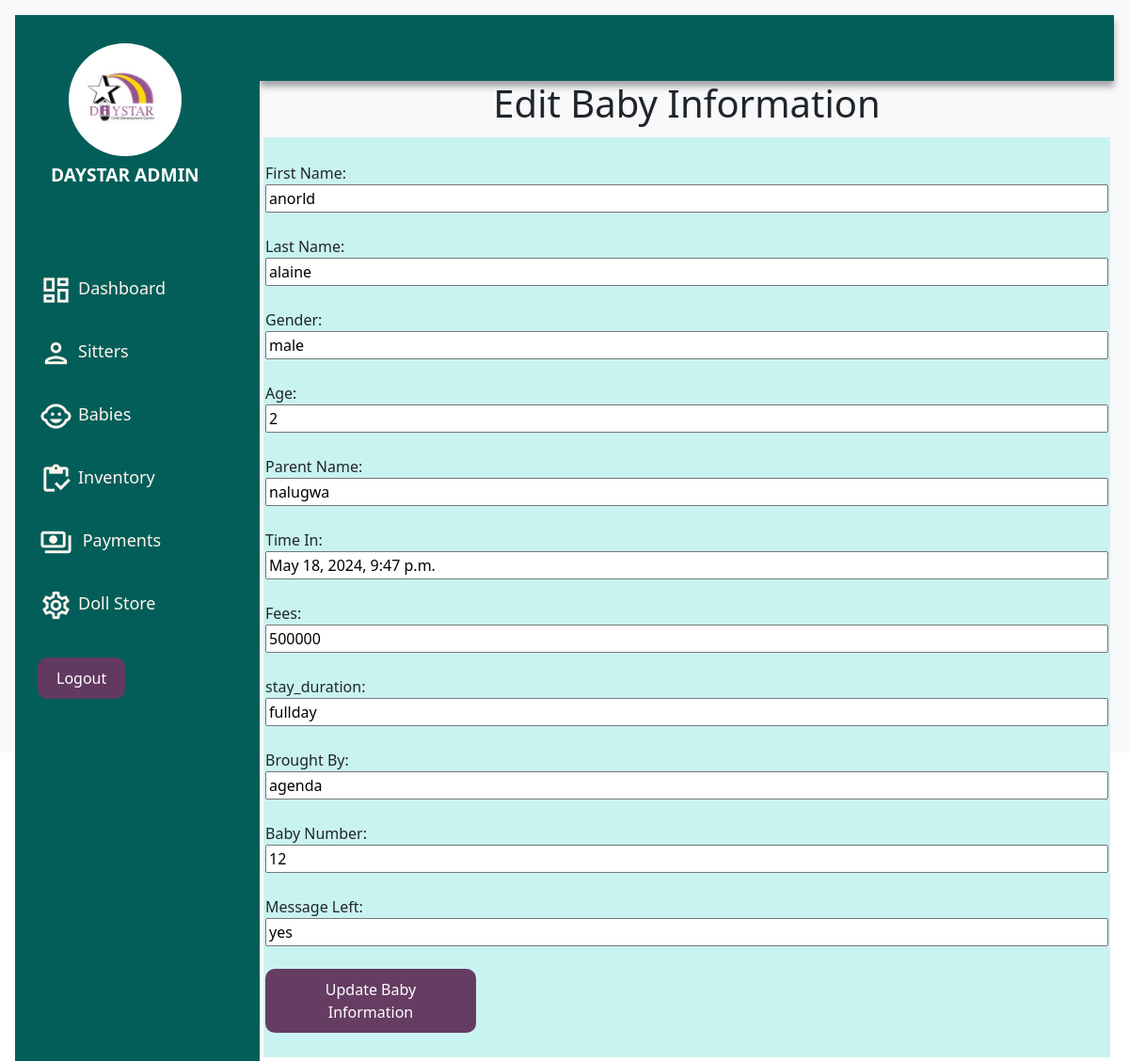
The page /babyedit/1 (signed in) on the database its author committed.
### application/models.py (models this page shows)
class Baby(models.Model):
    sittr = models.ForeignKey(Sitter, on_delete=models.CASCADE, blank=False, null=False, default=True )
    fname = models.CharField(max_length=255)
    lname = models.CharField(max_length=255)
    age = models.CharField(max_length=255)
    gender = models.CharField(max_length=255)
    location = models.CharField(max_length=100)
    image = models.ImageField(max_length=255)
    broughtby = models.CharField(max_length=200)
    timein = models.DateTimeField(auto_now=True)
    timeout = models.DateTimeField(auto_now=True)
    fees= models.CharField(max_length=100 , null=True, blank=True)
    parent_name = models.CharField(max_length= 200)
    babynumber = models.IntegerField(null=True)
    message_left = models.TextField(max_length=1000)
    stay_duration = models.CharField(choices=(('fullday','fullday'),('halfday', 'halfday')), max_length=50, blank=True, null=True)

### application/views.py (the view)
# urls.py: path('babyedit/<int:id>', views.edit_baby, name='babyedit'),
@login_required
def edit_baby(request, id):
    babe = Baby.objects.get(id = id)
    if request.method == 'POST':
        fname = request.POST['fname']
        lname = request.POST['lname']
        gender = request.POST['gender']
        age = request.POST['age']
        parent_name = request.POST['parent_name']
        timein = request.POST['timein']
        fees = request.POST['fees']
        broughtby = request.POST['broughtby']
        babynumber  = request.POST['babynumber']
        message_left = request.POST['message_left']
        babe.fname = fname
        babe.lname = lname
        babe.gender = gender
        babe.parent_name = parent_name
        babe.timein = timein
        babe.age = age
        babe.broughtby = broughtby
        babe.fees = fees
        babe.babynumber = babynumber
        babe.message_left = message_left
        babe.save()
        print('update successful')
        return redirect('/baby/')
    else:
        return render(request, 'application/edit_baby.html', {'babe':babe})

### application/templates/application/edit_baby.html (shortened to what this page needs)
{% extends "application/base.html" %}
{% block content  %}
<div class="content">
    <div class="container">
        <h1 class="text-center">Edit Baby Information</h1>
    </div>
    <form method="POST" class=" form">
        <br>
        <label for="fname">First Name:</label>
        <input type="text" id="fname" name="fname" value="{{ babe.fname }}"><br>
        <label for="lname">Last Name:</label>
        <input type="text" id="lname" name="lname" value="{{ babe.lname }}"><br>
        <label for="gender">Gender:</label>
        <input type="text" id="gender" name="gender" value="{{ babe.gender }}"><br>
        <label for="age">Age:</label>
        <input type="text" id="age" name="age" value="{{ babe.age }}"><br>
        <label for="parent_name">Parent Name:</label>
        <input type="text" id="parent_name" name="parent_name" value="{{ babe.parent_name }}"><br>
        <label for="timein">Time In:</label>
        <input type="text" id="timein" name="timein" value="{{ babe.timein }}"><br>
        <label for="fees">Fees:</label>
        <input type="text" id="fees" name="fees" value="{{ babe.fees }}"><br>
        <label for="stay_duration">stay_duration:</label>
        <input type="text"  name="stay_duration" value="{{ babe.stay_duration }}"><br>
        <label for="broughtby">Brought By:</label>
        <input type="text" id="broughtby" name="broughtby" value="{{ babe.broughtby }}"><br>
        <label for="babynumber">Baby Number:</label>
        <input type="text" id="babynumber" name="babynumber" value="{{ babe.babynumber }}"><br>
        <label for="message_left">Message Left:</label>
        <input type="text" id="message_left" name="message_left" value="{{ babe.message_left }}"><br>
        <button type="submit" class="button w-25">Update Baby Information</button>
        <br>
    </form>
</div>
{% endblock  %}

### application/static/css/styles.css (style rules this page uses)
body { margin: 0; padding: 0; background-color:#8FBFE0; color: rgb(43, 42, 42); font-family: "montserrat", sans-serif; }
.content { display:grid; grid-area: main; flex-direction: column; margin: 0; padding: 0; }
.form { display: flex; flex-direction: column; padding: 2px; margin: 4px; width: auto; height:auto; background-color:#c9f3f1; align-content: center; }
.button { background-color: #643960fa; color: white; padding: 10px 20px; border: none; cursor: pointer; border-radius: 10px; text-decoration: none; justify-content: space-around; }

### rows shown on the page
Baby: fname "anorld", lname "alaine", gender "male", age "2", parent_name "nalugwa", timein "May 18, 2024, 9:47 p.m.", fees "500000", stay_duration "fullday", broughtby "agenda", babynumber "12", message_left "yes"
